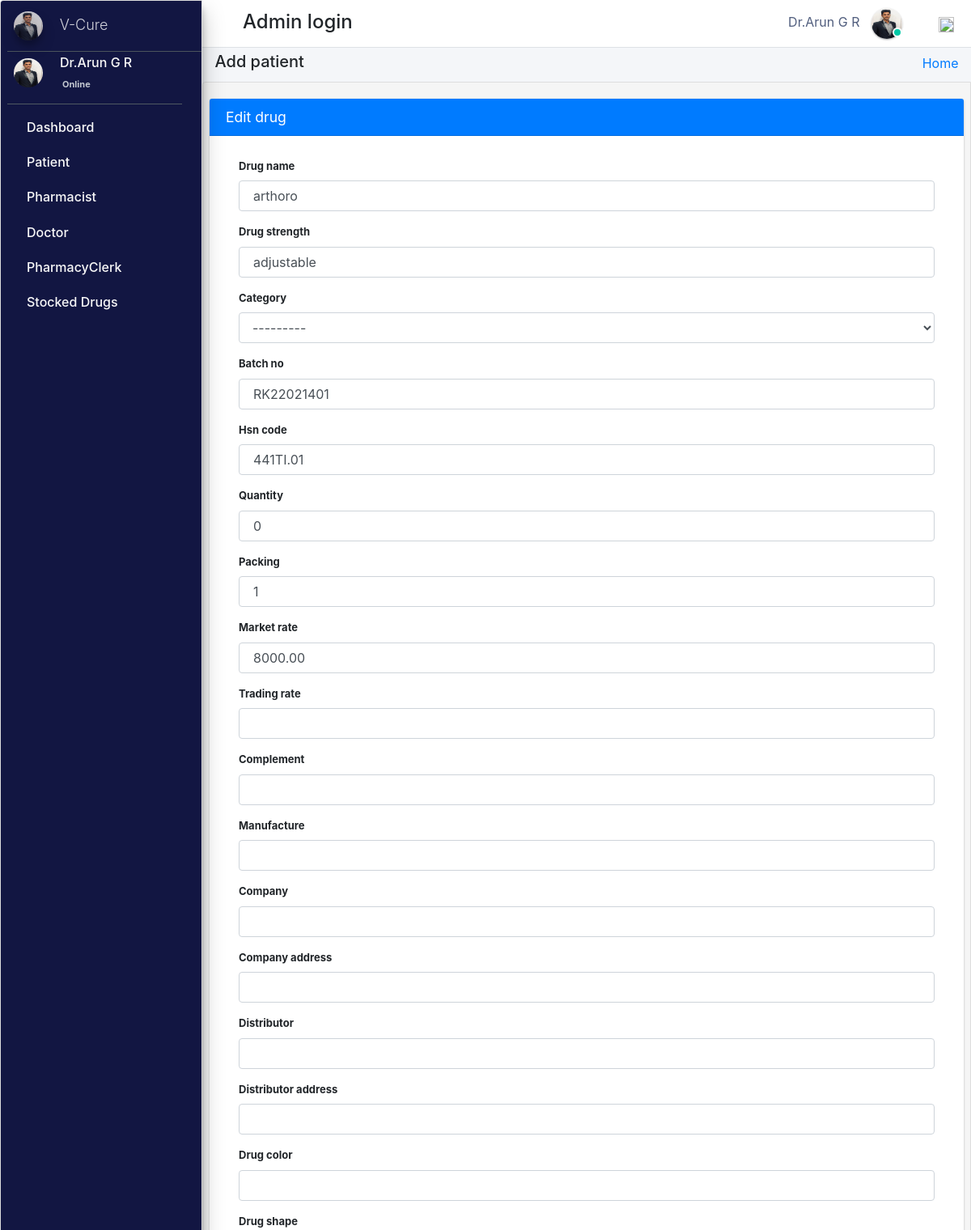
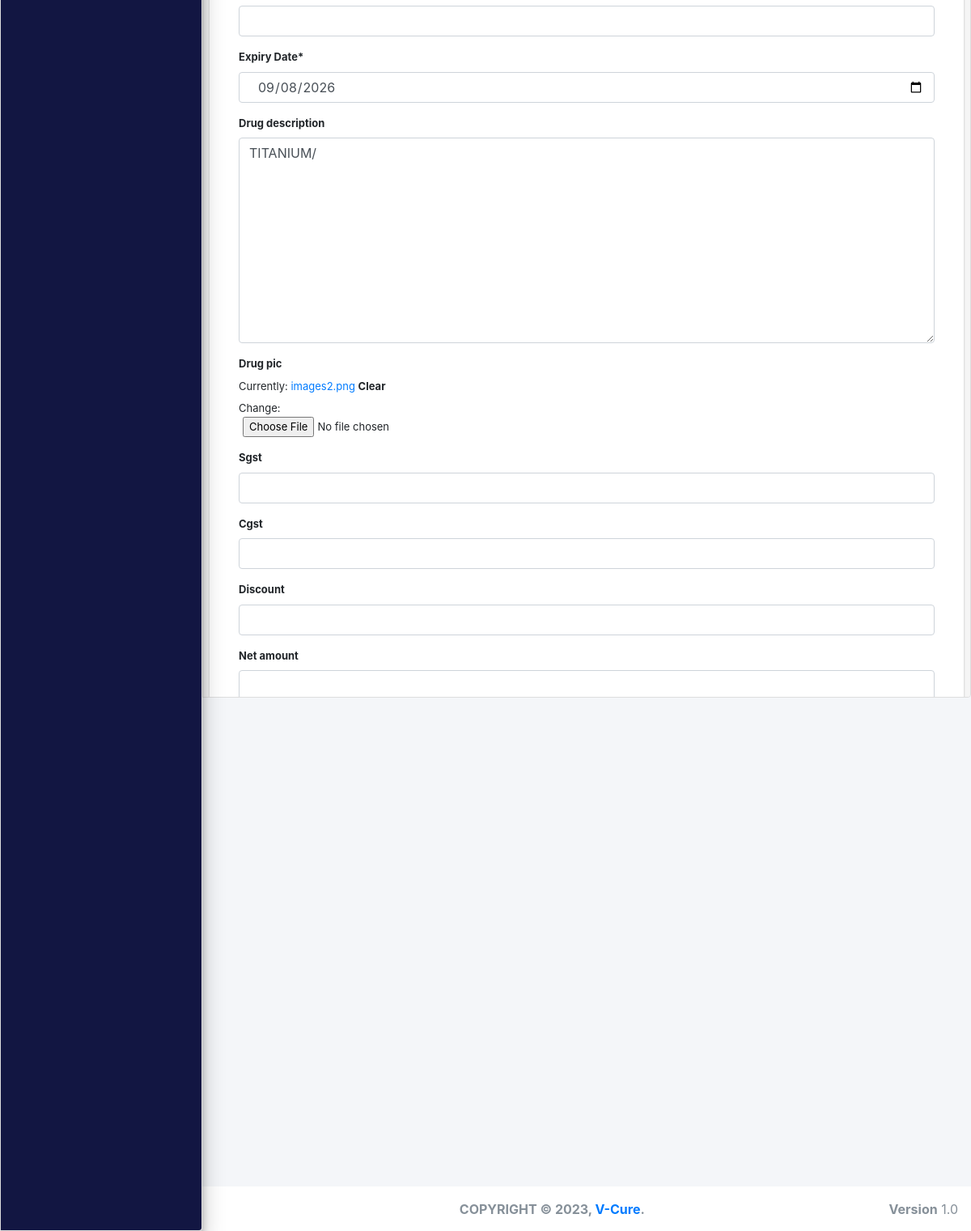
The page /admin_user/edit_drug/35/ (signed in) on the database its author committed (2 pictures, top to bottom).
### pharmacy/models.py (models this page shows, shortened)
class CustomUser(AbstractUser):
    user_type_data = ((1, "AdminHOD"), (2, "Pharmacist"), (3, "Doctor"), (4, "PharmacyClerk"),(5, "Patients"))
    user_type = models.CharField(default=1, choices=user_type_data, max_length=10)

class AdminHOD(models.Model):
    gender_category=(
        ('Male','Male'),
        ('Female','Female'),
    )
    admin = models.OneToOneField(CustomUser,null=True, on_delete = models.CASCADE)
    emp_no= models.CharField(max_length=100,null=True,blank=True)
    gender=models.CharField(max_length=100,null=True,choices=gender_category)
    mobile=models.CharField(max_length=10,null=True,blank=True)
    address=models.CharField(max_length=300,null=True,blank=True)
    profile_pic=models.ImageField(default="admin.png",null=True,blank=True)
    created_at = models.DateTimeField(auto_now_add=True)
    updated_at = models.DateTimeField(auto_now=True)
    date_employed=models.DateTimeField(auto_now_add=True, auto_now=False)
    objects = models.Manager()

class Stock(models.Model):
    drug_name = models.CharField(max_length=50, blank=True, null=True)
    drug_strength= models.CharField(max_length=10, blank=True, null=True)
    category = models.ForeignKey(Category,null=True,on_delete=models.CASCADE,blank=True)
    batch_no = models.CharField(max_length=50 ,blank=True, null=True)
    hsn_code = models.CharField(max_length=50 ,blank=True, null=True)
    quantity = models.IntegerField(default='0', blank=True, null=True)
    packing = models.IntegerField(default='0', blank=True, null=True)
    market_rate = models.DecimalField(default=0.00, decimal_places=2, max_digits=20, blank=True, null=True)
    trading_rate = models.DecimalField(default=0.00, decimal_places=2, max_digits=20, blank=True, null=True)
    complement = models.IntegerField(default='0', blank=True, null=True)
    receive_quantity = models.IntegerField(default='0', blank=True, null=True)
    manufacture = models.CharField(max_length=50, blank=True, null=True)
    company = models.CharField(max_length=50, blank=True, null=True)
    company_address = models.CharField(max_length=300,null=True,blank=True)
    reorder_level = models.IntegerField(default='0', blank=True, null=True)
    distributor = models.CharField(max_length=50, blank=True, null=True)
    distributor_address = models.CharField(max_length=300,null=True,blank=True)
    drug_color = models.CharField(max_length=50, blank=True, null=True)
    drug_shape = models.CharField(max_length=50, blank=True, null=True)
    last_updated = models.DateTimeField(auto_now_add=False, auto_now=True)
    timestamp = models.DateTimeField(auto_now_add=True, auto_now=False)
    valid_from = models.DateTimeField(blank=True, null=True,default=timezone.now)
    valid_to = models.DateTimeField(blank=False, null=True)
    drug_description=models.TextField(blank=True,max_length=1000,null=True)
    drug_pic=models.ImageField(default="images2.png",null=True,blank=True)
    sgst = models.DecimalField(default=0.00, decimal_places=2, max_digits=20, blank=True, null=True)
    cgst = models.DecimalField(default=0.00, decimal_places=2, max_digits=20, blank=True, null=True)
    discount = models.IntegerField(default='0', blank=True, null=True)
    net_amount = models.DecimalField(default=0.00, decimal_places=2, max_digits=20, blank=True, null=True)
    objects = ExpiredManager()

### pharmacy/HODViews.py (the view, shortened to what this page needs)
# urls.py: path('admin_user/edit_drug/<pk>/', HODViews.editStock, name="edit_drug"),
def editStock(request,pk):
    drugs=Stock.objects.get(id=pk)
    form=StockForm(request.POST or None,instance=drugs)
    context={
        "drugs":drugs,
         "form":form,
         "title":"Edit Stock"
    }
    return render(request,'hod_templates/edit_drug.html',context)

### pharmacy/forms.py
class StockForm(forms.ModelForm):
    valid_to= forms.DateField(label="Expiry Date", widget=DateInput(attrs={"class":"form-control"}))
    class Meta:
        model=Stock
        fields='__all__'
        exclude=['valid_from','reorder_level','receive_quantity', 'prescrip_drug_acess']

### pharmacy/LoginCheckMiddleWare.py (called while the page is built, shortened)
    def process_view(self, request, view_func, view_args, view_kwargs):
        modulename = view_func.__module__
        user = request.user
        if user.is_authenticated:
            if user.user_type == "1":
                if modulename == "pharmacy.HODViews":
                    pass
                elif modulename == "":
                    pass
                elif modulename == "pharmacy.views" or modulename == "django.views.static":
                    pass
                else:
                    pass
            else:
                return redirect("login")
        else:
            if request.path == reverse("login"):
                pass
            else:
                return redirect("login")

### pharmacy/models.py (called while the page is built)
    def __str__(self):
        return str(self.name)

    def get_queryset(self):
        return super().get_queryset().annotate(
            expired=ExpressionWrapper(Q(valid_to__lt=Now()), output_field=BooleanField())
        )

### pharmacy/templates/hod_templates/edit_drug.html (shortened to what this page needs)
{% extends 'hod_templates/base_template.html'%}
{% load crispy_forms_tags %}
{% block page_title %}
<h5>Add patient</h5>
{% endblock page_title %}
{% block main_content %}
<section class="content">
    <div class="row">
            <div class="col-md-12">
                <div class="card card-primary">
                <div class="card-header">
                    <h3 class="card-title">Edit drug</h3>
                </div>
                <form  method="POST" style="font-size:13px;" class='px-3 py-2'>
                        <div class="card-body">
                         {{form|crispy}}
                        </div>
                    </form>
                </div>
            </div>
        </div>
</section>
{% endblock main_content %}

### pharmacy/templates/hod_templates/base_template.html (shortened to what this page needs)
{% extends 'base_file.html' %} {% block htm %}
<body class="hold-transition sidebar-mini layout-fixed">
    <div class="wrapper">
        <nav class="main-header navbar navbar-expand navbar-white navbar-light">
            <ul class="navbar-nav">
                <li class="nav-item">
                    <a class="nav-link" data-widget="pushmenu" href="#" role="button"></a>
                </li>
            </ul>
            <h4 style="margin-left: 10px; margin-top: 5px;">Admin login </h4>
            <ul class="navbar-nav ml-auto">
                <li class="mx-3">
                    <a href="#" class="sm-submenu-with-image a">
                        <span>{{user.first_name}}  {{user.last_name}}</span>
                        <img src="{{request.user.adminhod.profile_pic.url}}" class="img-circle elevation-1" width="38" height="38" alt="">
                        <span class="avatar-status avatar-sm-status avatar-status-success"></span>
                    </a>
                </li>
                <li class="nav-item dropdown ml-3 low">
                    <a href="#" class="btn btn-outlined btn-black text-muted bg-transparent " data-toggle="dropdown" aria-expanded="false" data-wow-delay="0.7s"><img src="https://img.icons8.com/ios/50/000000/settings.png" width="19" height="19">
                    </a>
                </li>
            </ul>
        </nav>
        {% include 'hod_templates/sidebar.html'%}
        <div class="content-wrapper">
            <div class="content-header">
                <div class="container-fluid">
                    <div class="row ">
                        <div class="col-sm-6">
                            <h1 class="m-0 text-dark">
                                {% block page_title %} {% endblock page_title %}
                            </h1>
                        </div>
                        <div class="col-sm-6 ">
                            <ol class="breadcrumb float-sm-right">
                                <li class="breadcrumb-item"><a href="">Home</a></li>
                            </ol>
                        </div>
                    </div>
                </div>
            </div>
            {% block main_content %} {% endblock main_content %}
        </div>
        {% include 'hod_templates/footer.html'%}
    </div>
    {% endblock htm %}

### pharmacy/templates/hod_templates/sidebar.html (shortened to what this page needs)
<aside class="main-sidebar sidebar-dark-primary elevation-4">
    <a href="" class="brand-link ml-2">
        <img src="{{request.user.adminhod.profile_pic.url}}" alt="" width="36" height="36" class=" img-circle elevation-3" style="opacity: .8">
        <span class="brand-text font-weight-light mt-1 ml-3 mmust">V-Cure</span>
    </a>
    <div class="sidebar">
        <div class="user-panel mr-3">
            <div class="pull-left image sm-submenu-with-image a ml-2 ">
                <img src="{{request.user.adminhod.profile_pic.url}}" class="img-circle mt-2" width="36" height="36" alt="User Image">
            </div>
            <div class="pull-left info">
                <p>{{user.first_name}} {{user.last_name}}</p>
                <a href="#"> Online</a>
            </div>
        </div>
        <nav class="mt-2">
            <ul class="nav nav-pills nav-sidebar flex-column" data-widget="treeview" role="menu" data-accordion="false">
                <li class="nav-item">
                    <a href="{% url  'admin_dashboard' %}" class="nav-link">
                        <p>
                            Dashboard
                        </p>
                    </a>
                </li>
                <li class="nav-item">
                    <a href="#" class="nav-link">
                        <p>
                            Patient
                        </p>
                    </a>
                </li>
                <li class="nav-item">
                    <a href="#" class="nav-link">
                        <p>
                            Pharmacist
                        </p>
                    </a>
                </li>
                <li class="nav-item">
                    <a href="#" class="nav-link">
                        <p>
                            Doctor
                        </p>
                    </a>
                </li>
                <li class="nav-item">
                    <a href="#" class="nav-link">
                        <p>
                            PharmacyClerk
                        </p>
                    </a>
                </li>
                <li class="nav-item">
                    <a href="#" class="nav-link">
                        <p>
                            Stocked Drugs
                        </p>
                    </a>
                </li>
            </ul>
        </nav>
    </div>
</aside>

### static/css/main.css (style rules this page uses)
html { font-family: sans-serif; line-height: 1.15; -webkit-text-size-adjust: 100%; -webkit-tap-highlight-color: transparent; }
body { overflow-y: hidden; overflow-x: hidden; font-family: -apple-system, BlinkMacSystemFont, "Segoe UI", Roboto, "Helvetica Neue", Arial, "Noto Sans", sans-serif, "Apple Color Emoji", "Segoe UI Emoji", "Segoe UI Symbol", "Noto Color Emoji" !important; }
.content { background-color: #f5f5f5; border: 1px solid #dddddd; border-radius: 4px 0px 4px 0px; left: -1px; padding: 10px 7px 5px; }
.main-sidebar { background: #ffffff; border: 1px solid #dddddd; border-radius: 4px 0px 4px 0px; font-weight: bold; }
.content { height: 75vh; overflow-y: scroll; overflow-x: hidden; }
.content .row { margin-top: 20px !important; }
.main-sidebar { background-color: #121642 !important; color: white !important; }
.main-sidebar p { color: #f8f8f8 !important; font-weight: 500 !important }
.avatar-status { position: absolute; bottom: 12px; right: 75.4px; display: -ms-inline-flexbox; display: inline-flex; -ms-flex-negative: 0; flex-shrink: 0; -ms-flex-pack: center; justify-content: center; -ms-flex-align: center; align-items: center; white-space: nowrap; text-align: center; vertical-align: baseline; font-weight: 600; border: .125rem solid #fff; width: 12px; height: 12px; line-height: 1; font-size: .71094rem; border-radius: 50%; }
.avatar-status-success { color: #fff; background-color: #00c9a7; }
.pull-left { float: left; }
.pull-left { float: left!important; }
.user-panel>.info { padding: 5px 5px 5px 15px; line-height: 1; position: absolute; left: 55px; }
.user-panel>.info>p { font-weight: 600; margin-bottom: 9px; }
p { margin: 0 0 10px; }
.user-panel { padding-bottom: 20px; }
.user-panel:after { clear: both; }
.user-panel:before, .user-panel:after { content: " "; display: table; }
.user-panel>.info>a { text-decoration: none; padding-right: 5px; margin-top: 3px; font-size: 11px; overflow: hidden; white-space: nowrap; }
.mmust { overflow: hidden; white-space: nowrap; font-size: 18px; }
.container-fluid { width: 100%; padding-right: 15px; padding-left: 15px; margin-right: auto; margin-left: auto; }
.row { display: flex; flex-wrap: wrap; margin-right: -15px; margin-left: -15px; }
input { text-indent: 5px !important; }
input::placeholder { text-indent: 5px !important; }
.img-circle { border-radius: 50%; }
.content-wrapper .content-header { padding: 5px 0.5rem !important; }

### static/css/profile.css (style rules this page uses)
li { list-style-type: none ! }
.form-control { font-size: .875rem; }
.navbar-nav span { color: #525f7f !important; margin-right: 10px !important; }
body { font-family: 'Rubik', sans-serif; height: 100% !important; }
input { text-indent: 5px !important; }
input::placeholder { text-indent: 5px !important; }

### rows shown on the page
CustomUser: first_name "Dr.Arun", last_name "G R", user.adminhod.profile_pic (picture)
Stock: drug_name "arthoro", drug_strength "adjustable", category "---------", batch_no "RK22021401", hsn_code "441TI.01", quantity "0", packing "1", market_rate "8000.00", valid_to "09/08/2026", drug_description "TITANIUM/"
